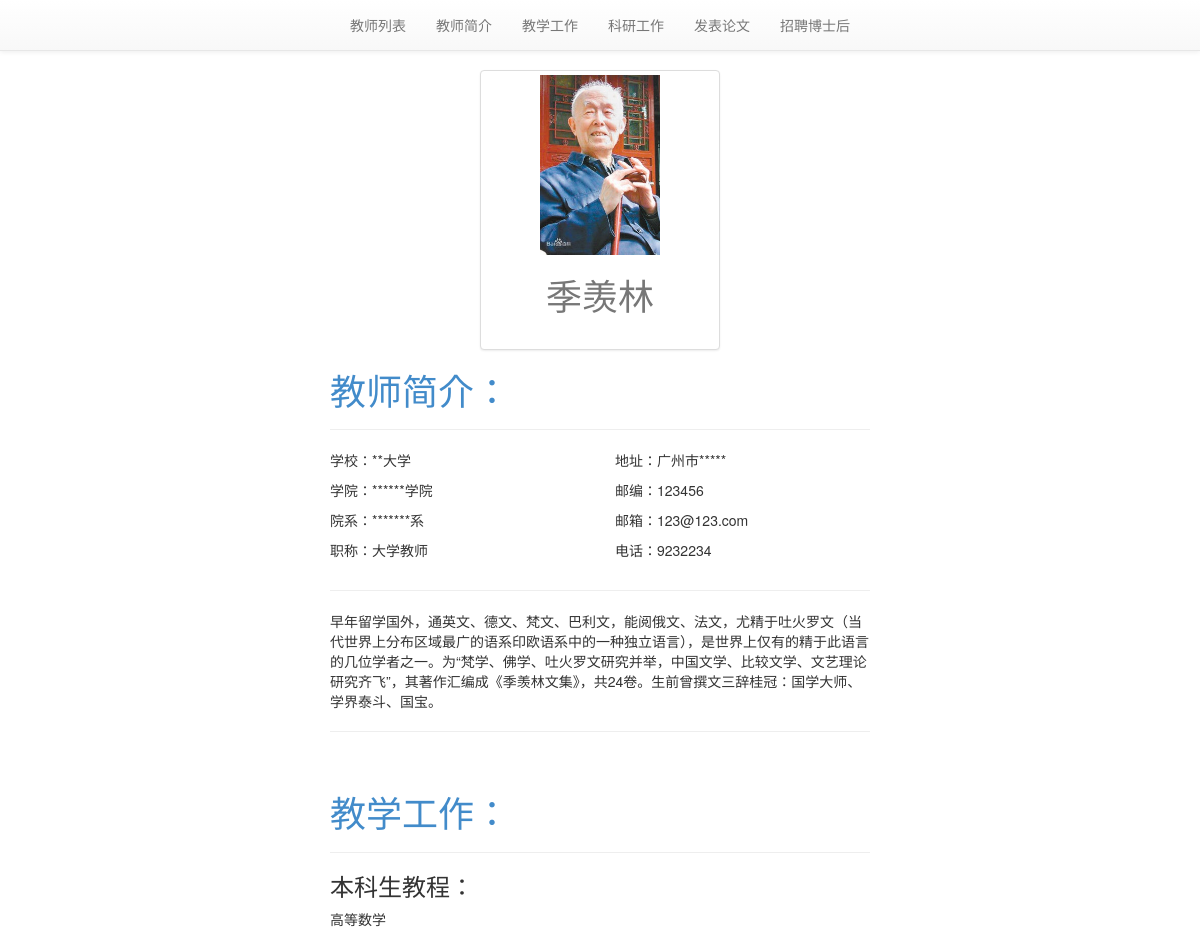
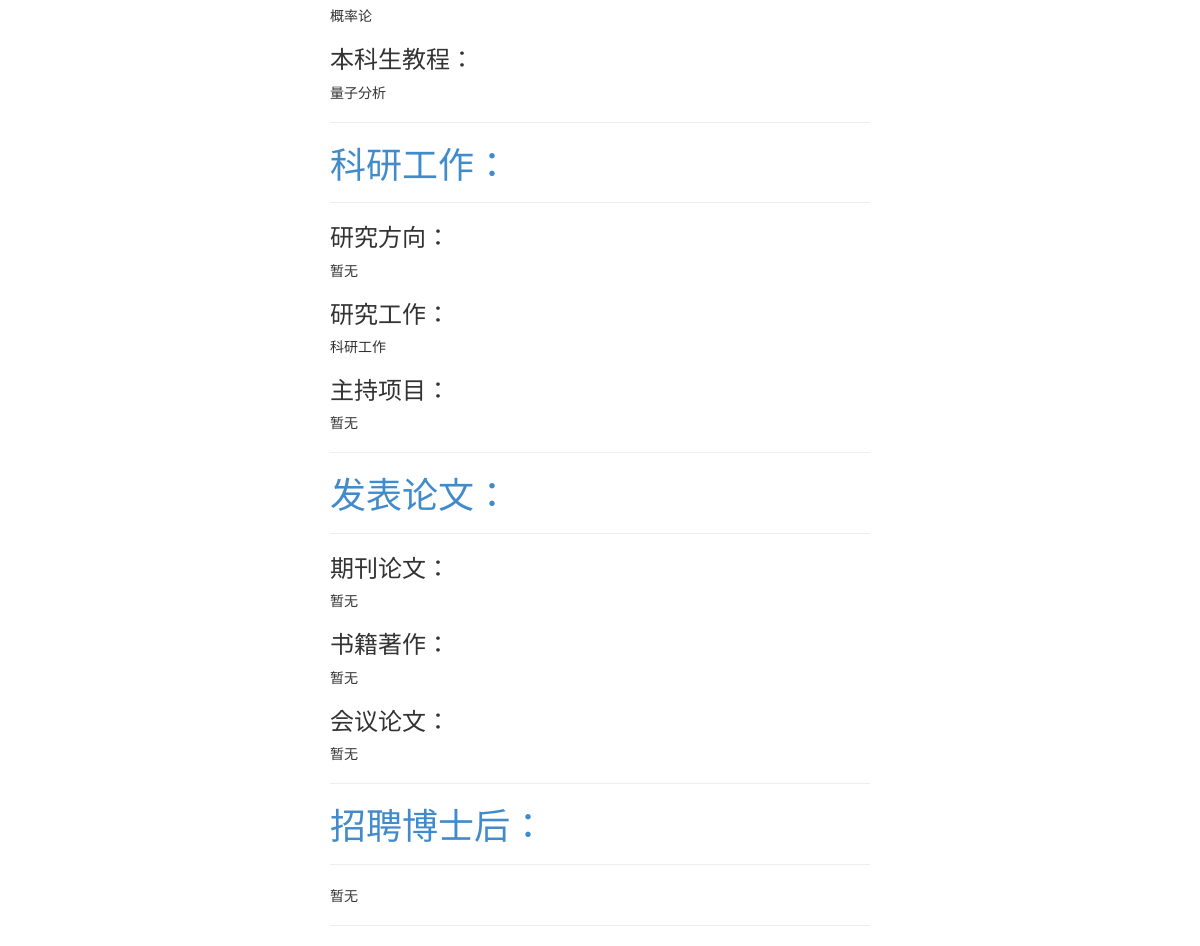
Screenshot of /Teachers/Ji-Xian-Lin/ with the database file from the repository (2 pictures, top to bottom).
### Teachers/models.py (models this page shows, shortened)
class Teacher(models.Model):
    name = models.CharField(verbose_name = '姓名' ,max_length=30,default='')
    slug = models.SlugField(verbose_name = "链接别名",unique=True)
    image = models.ImageField(verbose_name = "头像",upload_to=upload_location,
            null=True,
            blank=True,
            width_field="width_field",
            height_field="height_field")
    height_field = models.IntegerField(verbose_name = "高度",default=0)
    width_field = models.IntegerField(verbose_name = "宽度",default=0)
    sex_choice = (("Male","男"),("Female","女"))
    sex = models.CharField(verbose_name = "性别",max_length=10,choices=sex_choice,default='Male')
    professional_title = models.CharField(verbose_name = "职称",max_length=120,default = '大学教师')
    address = models.CharField(verbose_name = "地址",max_length=120,default = '')
    college = models.CharField(verbose_name = "所在大学",max_length=30,default = '')
    academy = models.CharField(verbose_name = "学院",max_length=30,default = '')
    institution = models.CharField(verbose_name = "院系",max_length=30,default = '')
    post_number = models.IntegerField(verbose_name = "邮编号码",default = 0)
    phone_number =  models.CharField(verbose_name = "电话号码",max_length=30,default = '')
    mail = models.EmailField(verbose_name = "邮箱",max_length = 254)
    content = models.TextField(verbose_name = "简介",default = u'请输入简介')
    UG_lesson = models.TextField(verbose_name = '本科生课程',default='')
    PG_lesson =  models.TextField(verbose_name = '研究生课程',default='')
    research_direction =  models.TextField(verbose_name = '研究方向',default='')
    research =  models.TextField(verbose_name = '科研工作',default='')
    hold_project =  models.TextField(verbose_name = '主持科研项目',default='')
    papers =  models.TextField(verbose_name = '期刊论文',default='')
    books =  models.TextField(verbose_name = '书籍著作',default='')
    conference_papers =  models.TextField(verbose_name = '会议论文',default='')
    recruitment =  models.TextField(verbose_name = '招聘公告',default='')
    updated = models.DateTimeField(auto_now=True, auto_now_add=False)
    timestamp = models.DateTimeField(auto_now=False, auto_now_add=True)
    class Meta:
        ordering = ["-timestamp", "-updated"]

### Teachers/views.py (the view)
# urls.py: url(r'^(?P<slug>[\w-]+)/$', Teacher_detail, name='detail'),
def Teacher_detail(request, slug=None):
    instance = get_object_or_404(Teacher,slug=slug)
    context = {
		"name": instance.name,
		"instance": instance,
    }
    return render(request, "Teacher_detail.html", context)

### templates/Teacher_detail.html (shortened to what this page needs)
{% extends "base.html" %}
{% block content %}
{% include "detail_nav_bar.html" %}
<div class='col-sm-6 col-center-block'style="margin:0px auto auto auto">
    <div class="col-sm-6 col-center-block">
      <div class = 'thumbnail'>
       {% if instance.image %}
       <img src='{{ instance.image.url }}'/>
       {% endif %}
       <h1 align = 'center' >{{ instance.name }}</h1><br/>
    </div>
     </div>
<h1><a name = "intrudution">教师简介：</a></h1><hr/>
<div class = 'row'>
    <div class = 'col-sm-6'>
	<p>学校：{{instance.college}}</p>
	<p>学院：{{instance.academy}}</p>
	<p>院系：{{instance.institution}}</p>
	<p>职称：{{instance.professional_title}}</p>
    </div>
    <div class = 'col-sm-6'>
        <p>地址：{{instance.address}}</p>
        <p>邮编：{{instance.post_number}}</p>
        <p>邮箱：{{instance.mail}}</p>
        <p>电话：{{instance.phone_number}}</p>
    </div>
</div>
<hr/>
<div class='row'>
<div class='col-sm-12'>
{{ instance.content|linebreaks }}
<hr/>
<br/>
<h1><a name = "teaching">教学工作：</a></h1><hr/>
        {% if instance.UG_lesson%}
	<h3>本科生教程：</h3>
        <p>{{instance.UG_lesson|linebreaks}}</p>
        {%endif%}
      	{% if instance.PG_lesson%}
        <h3>本科生教程：</h3>
        <p>{{instance.PG_lesson|linebreaks}}</p>
        {%endif%}
        <hr/>
<h1><a name = "research">科研工作：</a></h1><hr/>
	{% if instance.research_direction%}
        	<h3>研究方向：</h3>
        	<p>{{instance.research_direction|linebreaks}}</p>
        {%endif%}
        {% if instance.research%}
        <h3>研究工作：</h3>
        <p>{{instance.research|linebreaks}}</p>
        {%endif%}
	{% if instance.hold_project%}
        <h3>主持项目：</h3>
        <p>{{instance.hold_project|linebreaks}}</p>
        {%endif%}
<hr/>
<h1><a name = "papers">发表论文：</a></h1><hr/>
	{% if instance.papers%}
                <h3>期刊论文：</h3>
                <p>{{instance.papers|linebreaks}}</p>
        {%endif%}
        {% if instance.books%}
        <h3>书籍著作：</h3>
        <p>{{instance.books|linebreaks}}</p>
        {%endif%}
        {% if instance.conference_papers%}
        <h3>会议论文：</h3>
        <p>{{instance.conference_papers|linebreaks}}</p>
        {%endif%}
<hr/>
<h1><a name = "recruitment">招聘博士后：</a></h1><hr/>
        {% if instance.recruitment%}
        <p>{{instance.recruitment|linebreaks}}</p>
        {%endif%}
<hr/>
</div>
</div>
</div>
{%endblock content%}

### static/css/base.css (style rules this page uses)
h1 { color: #777777; }
body { padding-top: 70px; }
.img-responsive, .thumbnail>img, .thumbnail a>img, .carousel-inner>.item>img, .carousel-inner>.item>a>img { display: block; max-width: 100%; height: 180; }

### templates/Teacher_detail.html (style rules this page uses)
.col-center-block { float: none; display: block; margin-left: auto; margin-right: auto; }

### rows the page displays
Teacher: image (picture), name "季羡林", college "**大学", academy "******学院", institution "*******系", professional_title "大学教师", address "广州市*****", post_number "123456", mail "123@123.com", phone_number "9232234", content "早年留学国外，通英文、德文、梵文、巴利文，能阅俄文、法文，尤精于吐火罗文（当代世界上分布区域最广的语系印欧语系中的一种独立语言），是世界上仅有的精于此语言的几位学者之一。为“梵学、佛学、吐火罗文研究并举，中国文学、比较文学、文艺理论研究齐飞”，其著作汇编成《季羡林文集》，共24卷。生前曾撰文三辞桂冠：国学大师、学界泰斗、国宝。", UG_lesson "高等数学 概率论", PG_lesson "量子分析", research_direction "暂无", research "科研工作", hold_project "暂无", papers "暂无", books "暂无", conference_papers "暂无", recruitment "暂无"
